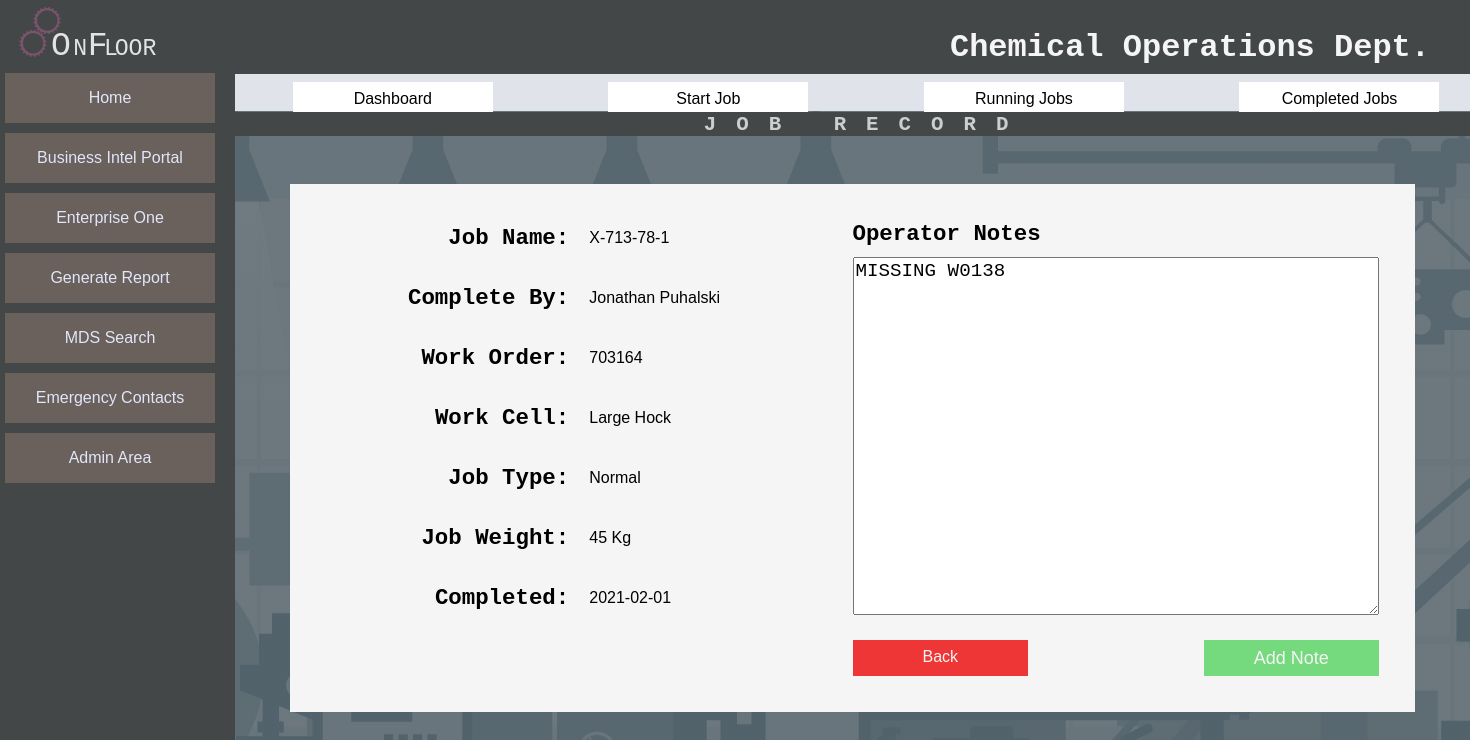
The app's page /job_record/843 with its own data.
### tables this page shows
CREATE TABLE `Job_Record` (
	`Job_ID` INTEGER NOT NULL PRIMARY KEY AUTOINCREMENT,
	`Job` TEXT,
	`Work_Order` TEXT,
	`Job_Weight`  INTEGER NOT NULL,
	`Work_Cell`  INTEGER NOT NULL,
	`Job_Type`  INTEGER NOT NULL,
	`Job_Status` INTEGER NOT NULL,
	`Start_Time` TEXT,
	`Notes` TEXT,
	`In-Process_Testing` INEGER,
	`Pre_Adjustment` INTEGER,
	`End_Time` TEXT,
	`Total_Operations` INTEGER,
	`Start_Date` TEXT,
	`End_Date` TEXT,
	`Last_Operation` INTEGER
);

CREATE TABLE `Work_Cells` (
	`Cell_ID` INTEGER NOT NULL PRIMARY KEY AUTOINCREMENT,
	`Cell` TEXT
);

CREATE TABLE `Job_Categories` (
	`Type_ID` INTEGER NOT NULL PRIMARY KEY AUTOINCREMENT,
	`Type` TEXT);

### app.py (the view)
@app.route("/job_record/<jobID>", methods=["GET", "POST"])
def viewComplete(jobID):
    page = "JOB RECORD"
    oplist = DB.getActiveOperators()
    typeList = DB.getJobType()
    workcellList = DB.getWorkCells()
    result = DB.setUpdateForm(jobID)
    endDate = result[0][15]
    endDate = endDate[0:10]
    job = {
    'job ID': result[0][0],
    'job name': result[0][1],
    'work order': result[0][2],
    'cell': result[0][3],
    'cell ID': result[0][4],
    'status': result[0][5],
    'status ID': result[0][6],
     'type': result[0][7],
    'type ID': result[0][8],
    'weight': result[0][9],
    'activity ID' : result[0][10],
    'operator': result[0][11],
    'operator ID': result[0][12],
    'last op': result[0][13],
    'notes': result[0][14],
    'last activity': endDate
    }
    if request.method == 'POST':
        now = datetime.now()
        time = now.strftime('%I:%M %p')
        date = now.strftime('%Y-%m-%d')
        dbNotes = job['notes']
        pageNotes = request.form['notes']
        if(util.textHasChanged(dbNotes,pageNotes)):
            alias = "SYS"
            notes = pageNotes
            addNote = util.appendTimeStamp(alias,notes)
        else:
            addNote = dbNotes
        details = {
                'jobID': job['job ID'],
                'notes' : addNote
                }
        DB.updateJobNotes(details)
        return redirect(url_for('completedJobs'))
    else:
        return render_template('job_record.html',job=job, oplist=oplist, page=page)
    return render_template('job_record.html',job=job, oplist=oplist, page=page)

### data/DB.py (called while the page is built)
def make_connection():
    connection_String = "C:\\Users\\sbish\\Desktop\\project x\\data\\JT_DATA.db" #home
    return sqlite3.connect(connection_String)

def end_connection(conn):
    conn.close()

def getActiveOperators():
    conn = make_connection()
    c = conn.cursor()
    SQL = Q.SelectActiveOperators()
    c.execute(SQL)
    items = c.fetchall()
    end_connection(conn)
    return items

def getWorkCells():
    conn = make_connection()
    c = conn.cursor()
    SQL = Q.SelectWorkCells()
    c.execute(SQL)
    items = c.fetchall()
    end_connection(conn)
    return items

def getJobType():
    conn = make_connection()
    c = conn.cursor()
    SQL = Q.SelectJobType()
    c.execute(SQL)
    items = c.fetchall()
    end_connection(conn)
    return items

def setUpdateForm(JobID):
    conn = make_connection()
    c = conn.cursor()
    SQL = Q.SelectJobToUpdate(JobID)
    c.execute(SQL)
    items = c.fetchall()
    end_connection(conn)
    return items

### data/SQL.py (called while the page is built)
def SelectJobType():
    SQL = "SELECT jc.Type_ID, jc.Type FROM Job_Categories jc; "
    return SQL

def SelectWorkCells():
    SQL = "SELECT wc.Cell_ID, wc.Cell FROM Work_Cells wc; "
    return SQL

def SelectActiveOperators():
    SQL = "SELECT o.Operator_ID, o.First_Name || ' ' || o.Last_Name AS [Name], ds.Shift, os.Status "
    SQL += "FROM Operators o "
    SQL += "JOIN Dept_Shifts ds ON ds.Shift_ID = o.Shift "
    SQL += "JOIN Operator_Status os ON os.Status_ID = o.Status "
    SQL += "WHERE os.Status NOT IN ('Inactive') "
    SQL += "ORDER BY ds.Shift, [Name]"
    return SQL

### templates/job_record.html
{% extends "layout.html"%}
    {% block body%}
         <form class="content-row-record-view" action="" method="POST">
            <p class="record-label">Job Name:</p>
            <p class="record-label">Complete By:</p>
            <p class="record-label">Work Order:</p>
            <p class="record-label">Work Cell:</p>
            <p class="record-label">Job Type:</p>
            <p class="record-label">Job Weight:</p>
            <p class="record-label">Completed:</p>
            <p class="record-value">{{job['job name']}}</p>
            <p class="record-value">{{job['operator']}}</p>
            <p class="record-value">{{job['work order']}}</p>
            <p class="record-value">{{job['cell']}}</p>
            <p class="record-value">{{job['type']}}</p>
            <p class="record-value">{{job['weight']}} Kg</p>
            <p class="record-value">{{job['last activity']}}</p>
        <div class="note-wrap-record-view">
            <label>Operator Notes</label>
            <textarea class="notes" name ='notes' autocomplete="off">{{job['notes']}}</textarea>
        </div>
        <input id="record-submit"class="submit" type="submit" name="add_note" value="Add Note">
        <div class="record-nav_btn"><a href="/completed_jobs">Back</a></div>
    </form>
      {% endblock %}

### static/style.css (style rules this page uses)
*, *::before, *::after { box-sizing:border-box; }
a { text-decoration:none; color:inherit; cursor:pointer; }
p { margin:0; }
html,body { margin: 0; height: 100%; background: linear-gradient( rgba(88, 100, 107, 0.85), rgba(88, 100, 107, 0.85) ), url(./images/factory_background.jpg); background-attachment:fixed; font-family: Verdana, Geneva, Tahoma, sans-serif; font-size: 16px; }
.submit { grid-area: sub; }
.content-row-record-view { width: 1125px; justify-self: center; justify-content: center; align-items: center; background: #f5f5f5; display: grid; padding: 36px; grid-row-gap: 24px; grid-template-columns: repeat(12,1fr); grid-template-rows: repeat(8,36px); grid-template-areas: "l1 l1 l1 i1 i1 . nwu nwu nwu nwu nwu nwu" "l2 l2 l2 i2 i2 . nwu nwu nwu nwu nwu nwu" "l3 l3 l3 i3 i3 . nwu nwu nwu nwu nwu nwu" "l4 l4 l4 i4 i4 . nwu nwu nwu nwu nwu nwu" "l5 l5 l5 i5 i5 . nwu nwu nwu nwu nwu nwu" "l6 l6 l6 i6 i6 . nwu nwu nwu nwu nwu nwu" "l7 l7 l7 i7 i7 . nwu nwu nwu nwu nwu nwu" ". . . . . . back back . . sub sub " ; }
.content-row-record-view > :nth-child(1) { grid-area: l1; }
.content-row-record-view > :nth-child(2) { grid-area: l2; }
.content-row-record-view > :nth-child(3) { grid-area: l3; }
.content-row-record-view > :nth-child(4) { grid-area: l4; }
.content-row-record-view > :nth-child(5) { grid-area: l5; }
.content-row-record-view > :nth-child(6) { grid-area: l6; }
.content-row-record-view > :nth-child(7) { grid-area: l7; }
.content-row-record-view > :nth-child(8) { grid-area: i1; }
.content-row-record-view > :nth-child(9) { grid-area: i2; }
.content-row-record-view > :nth-child(10) { grid-area: i3; }
.content-row-record-view > :nth-child(11) { grid-area: i4; }
.content-row-record-view > :nth-child(12) { grid-area: i5; }
.content-row-record-view > :nth-child(13) { grid-area: i6; }
.content-row-record-view > :nth-child(14) { grid-area: i7; }
.content-row-record-view > :nth-child(16) { grid-area: sub; }
.content-row-record-view > :nth-child(17) { grid-area: back; }
.note-wrap-record-view { display: flex; flex-direction: column; margin: 25px 0; height: 394px; grid-area: nwu; }
.note-wrap-record-view label { font-size: 1.4em; font-family: 'Courier New', Courier, monospace; font-weight: bold; }
.note-wrap-record-view textarea { margin-top: 10px; font-size: 1.2em; height: 394px; font-family: 'Courier New', Courier, monospace; }
#record-submit { height: 36px; border: none; background: #74da7d; color: #f5f5f5; font-size: 18px; }
.record-nav_btn { height: 36px; text-align: center; }
.record-nav_btn a { height: 36px; display: inline-block; background: #ee3636; padding: .5em; width: 100%; color: #f5f5f5; }
.record-label { text-align: right; font-family: 'Courier New', Courier, monospace; font-weight: bold; font-size: 1.4em; padding-right: 20px; }

### records on screen
Job_Record: Job "X-713-78-1", Work_Order "703164", notes "MISSING W0138"
Work_Cells: cell "Large Hock"
Job_Categories: type "Normal"

### other values on screen
{{ page }} "JOB RECORD"
{{ job['operator'] }} "Jonathan Puhalski"
{{ job['weight'] }} "45"
{{ job['last activity'] }} "2021-02-01"
